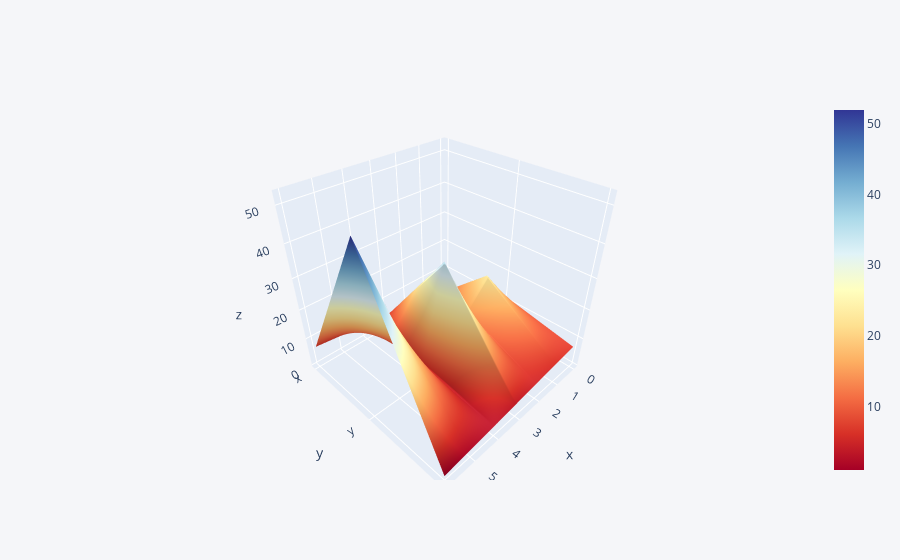

The code cell stored with this chart in its notebook:
### Code cell
df4.iplot(kind='surface', colorscale='rdylbu')

### Figure 1 — Plotly figure (JSON) as saved in the notebook; plotly's stock layout.template omitted (floating-point values rounded to 4 significant figures)
{"data": [{"colorscale": [[0, "rgb(165,0,38)"], [0.1, "rgb(215,48,39)"], [0.2, "rgb(244,109,67)"], [0.3, "rgb(253,174,97)"], [0.4, "rgb(254,224,144)"], [0.5, "rgb(255,255,191)"], [0.6, "rgb(224,243,248)"], [0.7, "rgb(171,217,233)"], [0.8, "rgb(116,173,209)"], [0.9, "rgb(69,117,180)"], [1, "rgb(49,54,149)"]], "type": "surface", "x": [0, 1, 2, 3, 4, 5, 6], "y": ["x", "y", "z"], "z": [[1, 2, 3, 4, 5, 6, 7], [12, 23, 15, 35, 6, 26, 52], [7, 6, 5, 4, 3, 2, 1]]}], "layout": {"legend": {"bgcolor": "#F5F6F9", "font": {"color": "#4D5663"}}, "paper_bgcolor": "#F5F6F9", "plot_bgcolor": "#F5F6F9", "title": {"font": {"color": "#4D5663"}}, "xaxis": {"gridcolor": "#E1E5ED", "showgrid": true, "tickfont": {"color": "#4D5663"}, "title": {"font": {"color": "#4D5663"}, "text": ""}, "zerolinecolor": "#E1E5ED"}, "yaxis": {"gridcolor": "#E1E5ED", "showgrid": true, "tickfont": {"color": "#4D5663"}, "title": {"font": {"color": "#4D5663"}, "text": ""}, "zerolinecolor": "#E1E5ED"}}}
